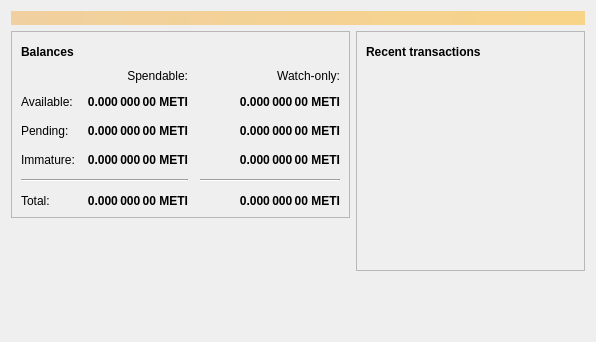
<?xml version="1.0" encoding="UTF-8"?>
<ui version="4.0">
 <class>OverviewPage</class>
 <widget class="QWidget" name="OverviewPage">
  <property name="geometry">
   <rect>
    <x>0</x>
    <y>0</y>
    <width>596</width>
    <height>342</height>
   </rect>
  </property>
  <property name="windowTitle">
   <string>Form</string>
  </property>
  <layout class="QVBoxLayout" name="topLayout">
   <item>
    <widget class="QLabel" name="labelAlerts">
     <property name="visible">
      <bool>false</bool>
     </property>
     <property name="styleSheet">
      <string notr="true">QLabel { background-color: qlineargradient(x1: 0, y1: 0, x2: 1, y2: 0, stop:0 #F0D0A0, stop:1 #F8D488); color:#000000; }</string>
     </property>
     <property name="wordWrap">
      <bool>true</bool>
     </property>
     <property name="margin">
      <number>3</number>
     </property>
     <property name="textInteractionFlags">
      <set>Qt::TextSelectableByMouse</set>
     </property>
    </widget>
   </item>
   <item>
    <layout class="QHBoxLayout" name="horizontalLayout" stretch="1,1">
     <item>
      <layout class="QVBoxLayout" name="verticalLayout_2">
       <item>
        <widget class="QFrame" name="frame">
         <property name="frameShape">
          <enum>QFrame::StyledPanel</enum>
         </property>
         <property name="frameShadow">
          <enum>QFrame::Raised</enum>
         </property>
         <layout class="QVBoxLayout" name="verticalLayout_4">
          <item>
           <layout class="QHBoxLayout" name="horizontalLayout_4">
            <item>
             <widget class="QLabel" name="label_5">
              <property name="font">
               <font>
                <weight>75</weight>
                <bold>true</bold>
               </font>
              </property>
              <property name="text">
               <string>Balances</string>
              </property>
             </widget>
            </item>
            <item>
             <widget class="QPushButton" name="labelWalletStatus">
              <property name="enabled">
               <bool>true</bool>
              </property>
              <property name="maximumSize">
               <size>
                <width>30</width>
                <height>16777215</height>
               </size>
              </property>
              <property name="toolTip">
               <string>The displayed information may be out of date. Your wallet automatically synchronizes with the Meticoin network after a connection is established, but this process has not completed yet.</string>
              </property>
              <property name="text">
               <string/>
              </property>
              <property name="icon">
               <iconset resource="../bitcoin.qrc">
                <normaloff>:/icons/warning</normaloff>
                <disabledoff>:/icons/warning</disabledoff>:/icons/warning</iconset>
              </property>
              <property name="iconSize">
               <size>
                <width>24</width>
                <height>24</height>
               </size>
              </property>
              <property name="flat">
               <bool>true</bool>
              </property>
             </widget>
            </item>
            <item>
             <spacer name="horizontalSpacer_3">
              <property name="orientation">
               <enum>Qt::Horizontal</enum>
              </property>
              <property name="sizeHint" stdset="0">
               <size>
                <width>40</width>
                <height>20</height>
               </size>
              </property>
             </spacer>
            </item>
           </layout>
          </item>
          <item>
           <layout class="QGridLayout" name="gridLayout">
            <property name="spacing">
             <number>12</number>
            </property>
            <item row="2" column="2">
             <widget class="QLabel" name="labelWatchPending">
              <property name="font">
               <font>
                <weight>75</weight>
                <bold>true</bold>
               </font>
              </property>
              <property name="cursor">
               <cursorShape>IBeamCursor</cursorShape>
              </property>
              <property name="toolTip">
               <string>Unconfirmed transactions to watch-only addresses</string>
              </property>
              <property name="text">
               <string notr="true">0.000 000 00 METI</string>
              </property>
              <property name="alignment">
               <set>Qt::AlignRight|Qt::AlignTrailing|Qt::AlignVCenter</set>
              </property>
              <property name="textInteractionFlags">
               <set>Qt::LinksAccessibleByMouse|Qt::TextSelectableByKeyboard|Qt::TextSelectableByMouse</set>
              </property>
             </widget>
            </item>
            <item row="2" column="1">
             <widget class="QLabel" name="labelUnconfirmed">
              <property name="font">
               <font>
                <weight>75</weight>
                <bold>true</bold>
               </font>
              </property>
              <property name="cursor">
               <cursorShape>IBeamCursor</cursorShape>
              </property>
              <property name="toolTip">
               <string>Total of transactions that have yet to be confirmed, and do not yet count toward the spendable balance</string>
              </property>
              <property name="text">
               <string notr="true">0.000 000 00 METI</string>
              </property>
              <property name="alignment">
               <set>Qt::AlignRight|Qt::AlignTrailing|Qt::AlignVCenter</set>
              </property>
              <property name="textInteractionFlags">
               <set>Qt::LinksAccessibleByMouse|Qt::TextSelectableByKeyboard|Qt::TextSelectableByMouse</set>
              </property>
             </widget>
            </item>
            <item row="3" column="2">
             <widget class="QLabel" name="labelWatchImmature">
              <property name="font">
               <font>
                <weight>75</weight>
                <bold>true</bold>
               </font>
              </property>
              <property name="cursor">
               <cursorShape>IBeamCursor</cursorShape>
              </property>
              <property name="toolTip">
               <string>Mined balance in watch-only addresses that has not yet matured</string>
              </property>
              <property name="text">
               <string notr="true">0.000 000 00 METI</string>
              </property>
              <property name="alignment">
               <set>Qt::AlignRight|Qt::AlignTrailing|Qt::AlignVCenter</set>
              </property>
              <property name="textInteractionFlags">
               <set>Qt::LinksAccessibleByMouse|Qt::TextSelectableByKeyboard|Qt::TextSelectableByMouse</set>
              </property>
             </widget>
            </item>
            <item row="4" column="0" colspan="2">
             <widget class="Line" name="line">
              <property name="orientation">
               <enum>Qt::Horizontal</enum>
              </property>
             </widget>
            </item>
            <item row="4" column="2">
             <widget class="Line" name="lineWatchBalance">
              <property name="sizePolicy">
               <sizepolicy hsizetype="Preferred" vsizetype="Fixed">
                <horstretch>0</horstretch>
                <verstretch>0</verstretch>
               </sizepolicy>
              </property>
              <property name="minimumSize">
               <size>
                <width>140</width>
                <height>0</height>
               </size>
              </property>
              <property name="orientation">
               <enum>Qt::Horizontal</enum>
              </property>
             </widget>
            </item>
            <item row="5" column="0">
             <widget class="QLabel" name="labelTotalText">
              <property name="text">
               <string>Total:</string>
              </property>
             </widget>
            </item>
            <item row="3" column="1">
             <widget class="QLabel" name="labelImmature">
              <property name="font">
               <font>
                <weight>75</weight>
                <bold>true</bold>
               </font>
              </property>
              <property name="cursor">
               <cursorShape>IBeamCursor</cursorShape>
              </property>
              <property name="toolTip">
               <string>Mined balance that has not yet matured</string>
              </property>
              <property name="text">
               <string notr="true">0.000 000 00 METI</string>
              </property>
              <property name="alignment">
               <set>Qt::AlignRight|Qt::AlignTrailing|Qt::AlignVCenter</set>
              </property>
              <property name="textInteractionFlags">
               <set>Qt::LinksAccessibleByMouse|Qt::TextSelectableByKeyboard|Qt::TextSelectableByMouse</set>
              </property>
             </widget>
            </item>
            <item row="2" column="3">
             <spacer name="horizontalSpacer_2">
              <property name="orientation">
               <enum>Qt::Horizontal</enum>
              </property>
              <property name="sizeHint" stdset="0">
               <size>
                <width>40</width>
                <height>20</height>
               </size>
              </property>
             </spacer>
            </item>
            <item row="3" column="0">
             <widget class="QLabel" name="labelImmatureText">
              <property name="text">
               <string>Immature:</string>
              </property>
             </widget>
            </item>
            <item row="5" column="1">
             <widget class="QLabel" name="labelTotal">
              <property name="font">
               <font>
                <weight>75</weight>
                <bold>true</bold>
               </font>
              </property>
              <property name="cursor">
               <cursorShape>IBeamCursor</cursorShape>
              </property>
              <property name="toolTip">
               <string>Your current total balance</string>
              </property>
              <property name="text">
               <string notr="true">0.000 000 00 METI</string>
              </property>
              <property name="alignment">
               <set>Qt::AlignRight|Qt::AlignTrailing|Qt::AlignVCenter</set>
              </property>
              <property name="textInteractionFlags">
               <set>Qt::LinksAccessibleByMouse|Qt::TextSelectableByKeyboard|Qt::TextSelectableByMouse</set>
              </property>
             </widget>
            </item>
            <item row="5" column="2">
             <widget class="QLabel" name="labelWatchTotal">
              <property name="font">
               <font>
                <weight>75</weight>
                <bold>true</bold>
               </font>
              </property>
              <property name="cursor">
               <cursorShape>IBeamCursor</cursorShape>
              </property>
              <property name="toolTip">
               <string>Current total balance in watch-only addresses</string>
              </property>
              <property name="text">
               <string notr="true">0.000 000 00 METI</string>
              </property>
              <property name="alignment">
               <set>Qt::AlignRight|Qt::AlignTrailing|Qt::AlignVCenter</set>
              </property>
              <property name="textInteractionFlags">
               <set>Qt::LinksAccessibleByMouse|Qt::TextSelectableByKeyboard|Qt::TextSelectableByMouse</set>
              </property>
             </widget>
            </item>
            <item row="0" column="2">
             <widget class="QLabel" name="labelWatchonly">
              <property name="text">
               <string>Watch-only:</string>
              </property>
              <property name="alignment">
               <set>Qt::AlignRight|Qt::AlignTrailing|Qt::AlignVCenter</set>
              </property>
             </widget>
            </item>
            <item row="1" column="0">
             <widget class="QLabel" name="labelBalanceText">
              <property name="text">
               <string>Available:</string>
              </property>
             </widget>
            </item>
            <item row="1" column="1">
             <widget class="QLabel" name="labelBalance">
              <property name="font">
               <font>
                <weight>75</weight>
                <bold>true</bold>
               </font>
              </property>
              <property name="cursor">
               <cursorShape>IBeamCursor</cursorShape>
              </property>
              <property name="toolTip">
               <string>Your current spendable balance</string>
              </property>
              <property name="text">
               <string notr="true">0.000 000 00 METI</string>
              </property>
              <property name="alignment">
               <set>Qt::AlignRight|Qt::AlignTrailing|Qt::AlignVCenter</set>
              </property>
              <property name="textInteractionFlags">
               <set>Qt::LinksAccessibleByMouse|Qt::TextSelectableByKeyboard|Qt::TextSelectableByMouse</set>
              </property>
             </widget>
            </item>
            <item row="1" column="2">
             <widget class="QLabel" name="labelWatchAvailable">
              <property name="font">
               <font>
                <weight>75</weight>
                <bold>true</bold>
               </font>
              </property>
              <property name="cursor">
               <cursorShape>IBeamCursor</cursorShape>
              </property>
              <property name="toolTip">
               <string>Your current balance in watch-only addresses</string>
              </property>
              <property name="text">
               <string notr="true">0.000 000 00 METI</string>
              </property>
              <property name="alignment">
               <set>Qt::AlignRight|Qt::AlignTrailing|Qt::AlignVCenter</set>
              </property>
              <property name="textInteractionFlags">
               <set>Qt::LinksAccessibleByMouse|Qt::TextSelectableByKeyboard|Qt::TextSelectableByMouse</set>
              </property>
             </widget>
            </item>
            <item row="2" column="0">
             <widget class="QLabel" name="labelPendingText">
              <property name="text">
               <string>Pending:</string>
              </property>
             </widget>
            </item>
            <item row="0" column="1">
             <widget class="QLabel" name="labelSpendable">
              <property name="text">
               <string>Spendable:</string>
              </property>
              <property name="alignment">
               <set>Qt::AlignRight|Qt::AlignTrailing|Qt::AlignVCenter</set>
              </property>
             </widget>
            </item>
           </layout>
          </item>
         </layout>
        </widget>
       </item>
       <item>
        <spacer name="verticalSpacer">
         <property name="orientation">
          <enum>Qt::Vertical</enum>
         </property>
         <property name="sizeHint" stdset="0">
          <size>
           <width>20</width>
           <height>40</height>
          </size>
         </property>
        </spacer>
       </item>
      </layout>
     </item>
     <item>
      <layout class="QVBoxLayout" name="verticalLayout_3">
       <item>
        <widget class="QFrame" name="frame_2">
         <property name="frameShape">
          <enum>QFrame::StyledPanel</enum>
         </property>
         <property name="frameShadow">
          <enum>QFrame::Raised</enum>
         </property>
         <layout class="QVBoxLayout" name="verticalLayout">
          <item>
           <layout class="QHBoxLayout" name="horizontalLayout_2">
            <item>
             <widget class="QLabel" name="label_4">
              <property name="font">
               <font>
                <weight>75</weight>
                <bold>true</bold>
               </font>
              </property>
              <property name="text">
               <string>Recent transactions</string>
              </property>
             </widget>
            </item>
            <item>
             <widget class="QPushButton" name="labelTransactionsStatus">
              <property name="enabled">
               <bool>true</bool>
              </property>
              <property name="maximumSize">
               <size>
                <width>30</width>
                <height>16777215</height>
               </size>
              </property>
              <property name="toolTip">
               <string>The displayed information may be out of date. Your wallet automatically synchronizes with the Meticoin network after a connection is established, but this process has not completed yet.</string>
              </property>
              <property name="text">
               <string/>
              </property>
              <property name="icon">
               <iconset resource="../bitcoin.qrc">
                <normaloff>:/icons/warning</normaloff>
                <disabledoff>:/icons/warning</disabledoff>:/icons/warning</iconset>
              </property>
              <property name="iconSize">
               <size>
                <width>24</width>
                <height>24</height>
               </size>
              </property>
              <property name="flat">
               <bool>true</bool>
              </property>
             </widget>
            </item>
            <item>
             <spacer name="horizontalSpacer">
              <property name="orientation">
               <enum>Qt::Horizontal</enum>
              </property>
              <property name="sizeHint" stdset="0">
               <size>
                <width>40</width>
                <height>20</height>
               </size>
              </property>
             </spacer>
            </item>
           </layout>
          </item>
          <item>
           <widget class="QListView" name="listTransactions">
            <property name="styleSheet">
             <string notr="true">QListView { background: transparent; }</string>
            </property>
            <property name="frameShape">
             <enum>QFrame::NoFrame</enum>
            </property>
            <property name="verticalScrollBarPolicy">
             <enum>Qt::ScrollBarAlwaysOff</enum>
            </property>
            <property name="horizontalScrollBarPolicy">
             <enum>Qt::ScrollBarAlwaysOff</enum>
            </property>
            <property name="selectionMode">
             <enum>QAbstractItemView::NoSelection</enum>
            </property>
           </widget>
          </item>
         </layout>
        </widget>
       </item>
       <item>
        <spacer name="verticalSpacer_2">
         <property name="orientation">
          <enum>Qt::Vertical</enum>
         </property>
         <property name="sizeHint" stdset="0">
          <size>
           <width>20</width>
           <height>40</height>
          </size>
         </property>
        </spacer>
       </item>
      </layout>
     </item>
    </layout>
   </item>
  </layout>
 </widget>
 <resources/>
 <connections/>
</ui>
